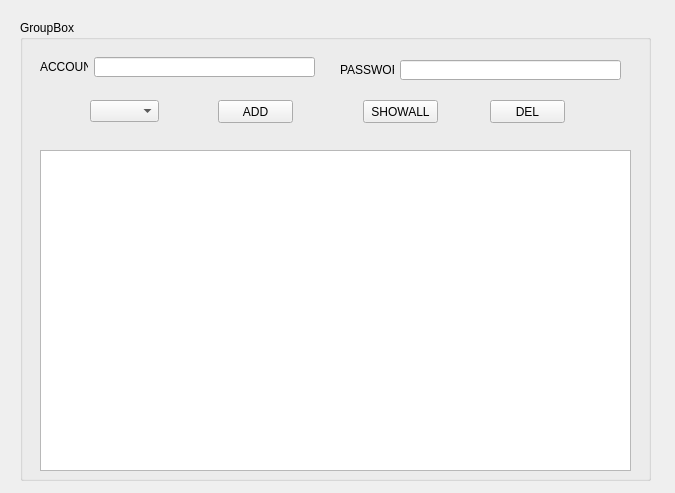
<?xml version="1.0" encoding="UTF-8"?>
<ui version="4.0">
 <class>Widget</class>
 <widget class="QWidget" name="Widget">
  <property name="geometry">
   <rect>
    <x>0</x>
    <y>0</y>
    <width>675</width>
    <height>493</height>
   </rect>
  </property>
  <property name="windowTitle">
   <string>Widget</string>
  </property>
  <widget class="QGroupBox" name="groupBox">
   <property name="geometry">
    <rect>
     <x>20</x>
     <y>20</y>
     <width>631</width>
     <height>461</height>
    </rect>
   </property>
   <property name="title">
    <string>GroupBox</string>
   </property>
   <widget class="QTableWidget" name="tableWidget">
    <property name="geometry">
     <rect>
      <x>20</x>
      <y>130</y>
      <width>591</width>
      <height>321</height>
     </rect>
    </property>
   </widget>
   <widget class="QPushButton" name="pushButton">
    <property name="geometry">
     <rect>
      <x>198</x>
      <y>80</y>
      <width>75</width>
      <height>23</height>
     </rect>
    </property>
    <property name="text">
     <string>ADD</string>
    </property>
   </widget>
   <widget class="QPushButton" name="pushButtonshow">
    <property name="geometry">
     <rect>
      <x>343</x>
      <y>80</y>
      <width>75</width>
      <height>23</height>
     </rect>
    </property>
    <property name="text">
     <string>SHOWALL</string>
    </property>
   </widget>
   <widget class="QLineEdit" name="lineEditACC">
    <property name="geometry">
     <rect>
      <x>74</x>
      <y>37</y>
      <width>221</width>
      <height>20</height>
     </rect>
    </property>
   </widget>
   <widget class="QLabel" name="label">
    <property name="geometry">
     <rect>
      <x>20</x>
      <y>37</y>
      <width>48</width>
      <height>20</height>
     </rect>
    </property>
    <property name="text">
     <string>ACCOUNT:</string>
    </property>
   </widget>
   <widget class="QPushButton" name="pushButtonDel">
    <property name="geometry">
     <rect>
      <x>470</x>
      <y>80</y>
      <width>75</width>
      <height>23</height>
     </rect>
    </property>
    <property name="text">
     <string>DEL</string>
    </property>
   </widget>
   <widget class="QLabel" name="label_2">
    <property name="geometry">
     <rect>
      <x>320</x>
      <y>40</y>
      <width>54</width>
      <height>20</height>
     </rect>
    </property>
    <property name="text">
     <string>PASSWORD:</string>
    </property>
   </widget>
   <widget class="QLineEdit" name="lineEditPASS">
    <property name="geometry">
     <rect>
      <x>380</x>
      <y>40</y>
      <width>221</width>
      <height>20</height>
     </rect>
    </property>
   </widget>
   <widget class="QComboBox" name="comboBox">
    <property name="geometry">
     <rect>
      <x>70</x>
      <y>80</y>
      <width>69</width>
      <height>22</height>
     </rect>
    </property>
   </widget>
  </widget>
 </widget>
 <layoutdefault spacing="6" margin="11"/>
 <resources/>
 <connections/>
</ui>
